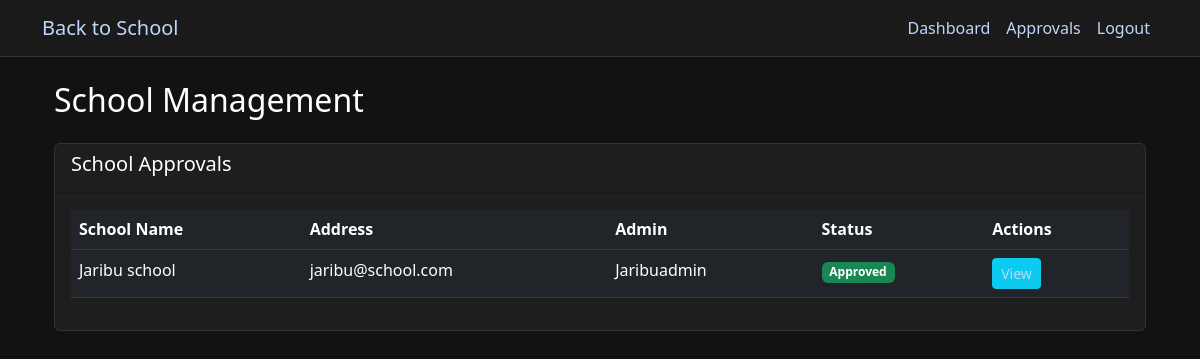
Screenshot of /admin/schools (signed in) with the database file from the repository.
### app.py (models this page shows, shortened)
class School(db.Model):
    id = db.Column(db.Integer, primary_key=True)
    name = db.Column(db.String(100), nullable=False)
    address = db.Column(db.String(200))
    is_approved = db.Column(db.Boolean, default=False)
    requirements = db.relationship('SchoolRequirement', backref='school', lazy=True)

class User(db.Model):
    id = db.Column(db.Integer, primary_key=True)
    username = db.Column(db.String(80), unique=True, nullable=False)
    email = db.Column(db.String(120), unique=True, nullable=False)
    password_hash = db.Column(db.String(128))
    role = db.Column(db.String(20))  # app_admin, parent, student, school_admin, retailer, donor
    is_approved = db.Column(db.Boolean, default=False)
    created_at = db.Column(db.DateTime, default=datetime.utcnow)
    school_id = db.Column(db.Integer, db.ForeignKey('school.id'))
    school = db.relationship('School', backref='users')
    children = db.relationship(
        'User',
        secondary=parent_student_association,
        primaryjoin=(parent_student_association.c.parent_id == id),
        secondaryjoin=(parent_student_association.c.student_id == id),
        backref=db.backref('parents'),
        lazy='dynamic'
    )

### app.py (the view)
@app.route('/admin/schools')
@role_required(['app_admin'])
def admin_schools():
    schools = School.query.order_by(School.is_approved).all()
    return render_template('admin/schools.html', schools=schools)

### app.py (called while the page is built)
def role_required(roles):
    def decorator(f):
        @wraps(f)
        def decorated_function(*args, **kwargs):
            if 'user_id' not in session:
                flash('Please log in to access this page', 'error')
                return redirect(url_for('login'))
            if session['role'] not in roles:
                flash('You do not have permission to access this page', 'error')
                return redirect(url_for('dashboard'))
            return f(*args, **kwargs)
        return decorated_function
    return decorator

@app.context_processor
def inject_current_user():
    if 'user_id' in session:
        user = db.session.get(User, session['user_id'])
        return {'current_user': user}
    return {'current_user': None}

@app.context_processor
def inject_cart_item_count():
    if 'user_id' in session and session['role'] in ['parent', 'student']:
        user = db.session.get(User, session['user_id'])
        cart = user.carts[0] if user.carts else None
        if cart and cart.items:
            return {'cart_item_count': len(cart.items)}
    return {'cart_item_count': 0}

### templates/admin/schools.html (shortened to what this page needs)
{% extends "base.html" %}
{% block content %}
<div class="container">
    <h2 class="mb-4">School Management</h2>
    <div class="card">
        <div class="card-header">
            <h5>School Approvals</h5>
        </div>
        <div class="card-body">
            <div class="table-responsive">
                <table class="table table-dark">
                    <thead>
                        <tr>
                            <th>School Name</th>
                            <th>Address</th>
                            <th>Admin</th>
                            <th>Status</th>
                            <th>Actions</th>
                        </tr>
                    </thead>
                    <tbody>
                        {% for school in schools %}
                        <tr>
                            <td>{{ school.name }}</td>
                            <td>{{ school.address }}</td>
                            <td>
                                {% if school.users %}
                                    {{ school.users[0].username }}
                                {% else %}
                                    No admin
                                {% endif %}
                            </td>
                            <td>
                                <span class="badge bg-{{ 'success' if school.is_approved else 'warning' }}">
                                    {{ 'Approved' if school.is_approved else 'Pending' }}
                                </span>
                            </td>
                            <td>
                                <a href="#" class="btn btn-sm btn-info">View</a>
                            </td>
                        </tr>
                        {% endfor %}
                    </tbody>
                </table>
            </div>
        </div>
    </div>
</div>
{% endblock %}

### templates/base.html (style rules this page uses)
body { background-color: #121212; color: #ffffff; }
h1, h2, h3, h4, h5, h6, span, p { color: #ffffff !important; }
a { color:rgb(191, 215, 250) !important; }
.card { background-color: #1e1e1e; border: 1px solid #333; }
.table { color: #ffffff; }
.table-dark { background-color: #1e1e1e; }

### rows the page displays
School: name "Jaribu school", address "jaribu@school.com", username "Jaribuadmin", is_approved "Approved"
